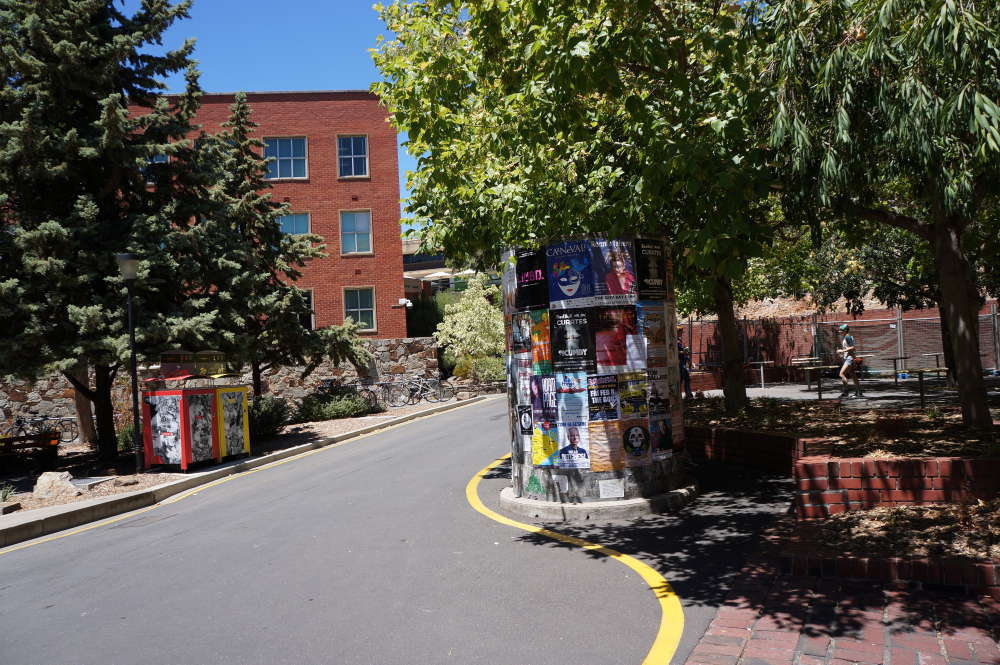
#> input picture StitchingImg/I4/DSC02933.jpeg, 2000 x 1329 px (shown at 1/2 size); its folder holds 4 pictures in this run
$ python imageStitching.py   (older library calls are emulated)
#> lines starting #> are read from the running program, lines starting #| are printed output that depends on the picture
# Stitching image to make panorama
import cv2

from blending import Blender
import glob
import numpy as np
import os
from tqdm import tqdm

def detectFeaturesAndMatch(img1, img2, nFeaturesReturn = 30):
    '''
    takes in two images, and returns a set of correspondences between the two images matched using ORB features, sorted from best to worst match using an L2 norm distance.
    '''
    kp1, des1 = orb.detectAndCompute(img1,None)
    kp2, des2 = orb.detectAndCompute(img2,None)
    matches = bf.match(des1,des2)
    matches = sorted(matches, key = lambda x:x.distance)
    correspondences = []
    for match in matches:
        correspondences.append((kp1[match.queryIdx].pt, kp2[match.trainIdx].pt))
    print('Totally', len(correspondences), 'matches')
    src = np.float32([ m[0] for m in correspondences[:nFeaturesReturn] ]).reshape(-1,1,2)
    dst = np.float32([ m[1] for m in correspondences[:nFeaturesReturn] ]).reshape(-1,1,2)
    # tempImg = cv2.drawMatches(img2, kp1, img2, kp2, matches, None, flags = 2)
    # cv2.imwrite('matches.png', tempImg)
    # exit()
    return np.array(correspondences[:nFeaturesReturn]), src, dst

def getHomography(matches):
    '''
    Takes in the points of correspondences and returns the homography matrix by
    solving for the best fit transform using SVD.
    '''
    A = np.zeros((2*len(matches), 9))
    for i, match in enumerate(matches):
        src = match[0]
        dst = match[1]
        x1 = src[0]
        x2 = dst[0]
        y1 = src[1]
        y2 = dst[1]
        A[2*i] = np.array([x1, y1, 1, 0, 0, 0, -x1*x2, -y1*x2, -x2])
        A[2*i+1] = np.array([0, 0, 0, x1, y1, 1, -x1*y2, -y1*y2, -y2])

    U, S, V = np.linalg.svd(A)
    H = np.reshape(V[-1], (3, 3) )
    return H

def getBestHomographyRANSAC(matches, trials = 10000, threshold = 10, toChooseSamples = 4):
    '''
    Applies the RANSAC algorithm and tries out different homography matrices to compute the best matrix.
    '''
    finalH = None
    nMaxInliers = 0
    randomSample = None
    for trialIndex in tqdm(range(trials)):
        inliers = []
        # randomly sample from the correspondences, and then compute homography matrix
        # after finding homography, see if the number of inliers is the best so far. If yes, we take that homography.
        # the number of correspondences for which we can compute the homography is a parameter.
        randomSample = matches[np.random.choice(len(matches), size=toChooseSamples, replace=False)]
        H = getHomography(randomSample)
        for match in matches:
            src = np.append(match[0], 1).T
            dst = np.append(match[1], 1).T
            transformed = np.dot(H, src)
            transformed /= transformed[2]
            if np.linalg.norm(transformed - dst) < threshold:
                inliers.append(match)

        # best match => store
        if len(inliers) > nMaxInliers:
            nMaxInliers = len(inliers)
            finalH = H
    print('Max inliers = ', nMaxInliers)
    return finalH, randomSample

def transformPoint(i, j, H):
    '''
    Helper function that simply transforms the point according to a given homography matrix
    '''
    transformed = np.dot(H, np.array([i, j, 1]))
    transformed /= transformed[2]
    transformed = transformed.astype(np.int)[:2]
    return np.array(transformed)

def transformImage(img, H, dst, forward = False, offset = [0, 0]):
    '''
    Helper function that computes the transformed image after applying homography.
    '''
    h, w, _ = img.shape
    if forward:
        # direct conversion from image to warped image without gap filling.
        coords = np.indices((w, h)).reshape(2, -1)
        coords = np.vstack((coords, np.ones(coords.shape[1]))).astype(np.int)
        transformedPoints = np.dot(H, coords)
        yo, xo = coords[1, :], coords[0, :]
        # projective transform. Output's 3rd index should be one to convert to cartesian coords.
        yt = np.divide(np.array(transformedPoints[1, :]),np.array(transformedPoints[2, :])).astype(np.int)
        xt = np.divide(np.array(transformedPoints[0, :]),np.array(transformedPoints[2, :])).astype(np.int)
        dst[yt + offset[1], xt + offset[0]] = img[yo, xo]
    else:
        # applies inverse sampling to prevent any aliasing and hole effects in output image.
        Hinv = np.linalg.inv(H)
        topLeft = transformPoint(0, 0, H)
        topRight = transformPoint(w-1, 0, H)
        bottomLeft = transformPoint(0, h-1, H)
        bottomRight = transformPoint(w-1, h-1, H)
        box = np.array([topLeft, topRight, bottomLeft, bottomRight])
        minX = np.min(box[:, 0])
        maxX = np.max(box[:, 0])
        minY = np.min(box[:, 1])
        maxY = np.max(box[:, 1])
        # instead of iterating through the pixels, we take indices and do
        # H.C, where C = coordinates to get the transformed pixels.
        coords = np.indices((maxX - minX, maxY - minY)).reshape(2, -1)
        coords = np.vstack((coords, np.ones(coords.shape[1]))).astype(np.int)

        coords[0, :] += minX
        coords[1, :] += minY
        # here, we use the inverse transformation from the transformed bounding box to compute the pixel value of the transformed image.
        transformedPoints = np.dot(Hinv, coords)
        yo, xo = coords[1, :], coords[0, :]

        # projective transform. Output's 3rd index should be one to convert to cartesian coords.
        yt = np.divide(np.array(transformedPoints[1, :]),np.array(transformedPoints[2, :])).astype(np.int)
        xt = np.divide(np.array(transformedPoints[0, :]),np.array(transformedPoints[2, :])).astype(np.int)


        # to prevent out of range errors
        indices = np.where((yt >= 0) & (yt < h) & (xt >= 0) & (xt < w))

        xt = xt[indices]
        yt = yt[indices]

        xo = xo[indices]
        yo = yo[indices]

        # assign pixel values!
        dst[yo + offset[1], xo + offset[0]] = img[yt, xt]

def execute(index1, index2, prevH):
    '''
    Function that, for a given pair of indices, computes the best homography and saves the warped images to disk.
    '''
#> called with index1 = 2, index2 = 1, prevH = array of shape (3, 3)
    warpedImage = np.zeros((4192, 8192, 3))
    img1 = cv2.imread(imagePaths[index1])
#> img1 is the input picture: shape (1329, 2000, 3); mean B, G, R 76.1, 85.3, 88.3
    img2 = cv2.imread(imagePaths[index2])
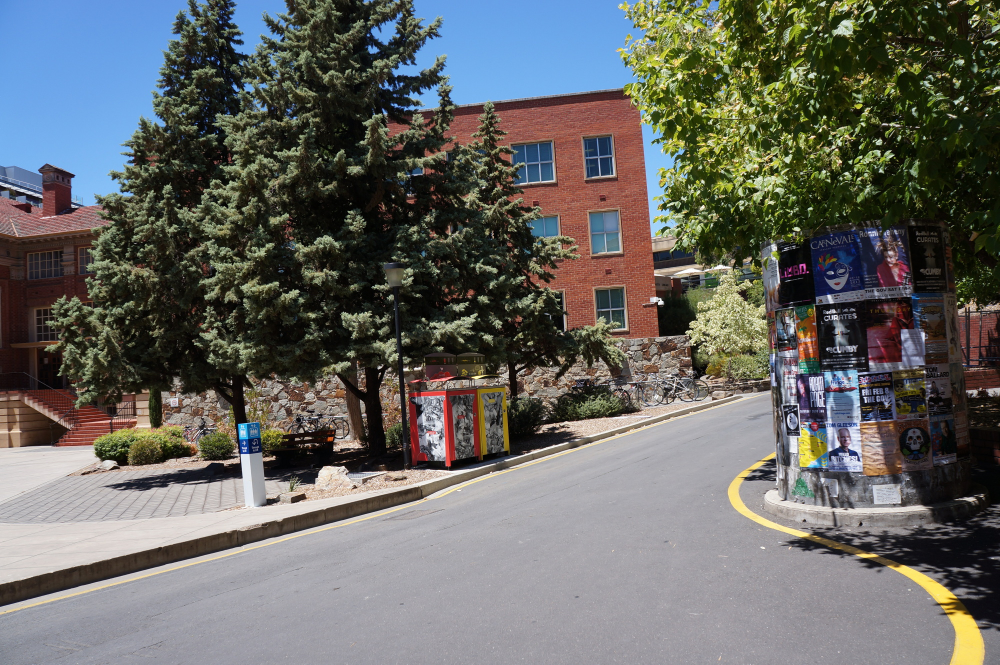
#> input picture StitchingImg/I4/DSC02932.jpeg, 2000 x 1329 px (shown at 1/2 size)
#> img2 is the input picture: shape (1329, 2000, 3); mean B, G, R 99.2, 102.9, 102.2
    print('Original image size = ', img1.shape)
#| Original image size =  (1329, 2000, 3)
    img1 = cv2.resize(img1, shape)
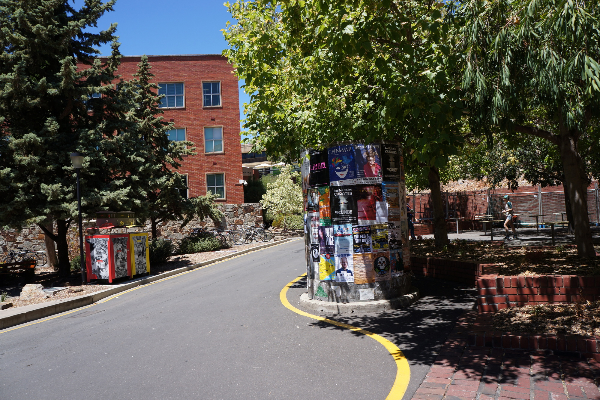
#> img1: shape (400, 600, 3); mean B, G, R 76, 85.2, 88.2
    img2 = cv2.resize(img2,shape)
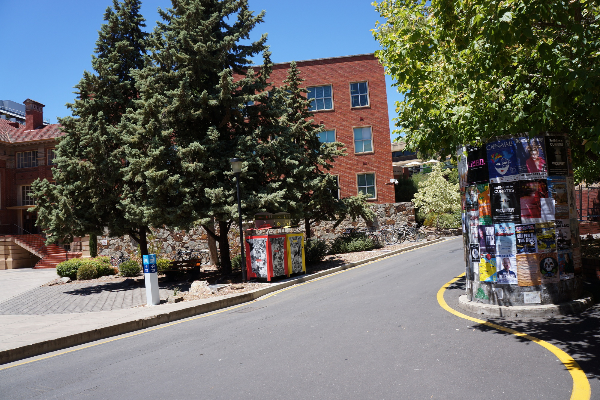
#> img2: shape (400, 600, 3); mean B, G, R 99.1, 102.8, 102.1
    matches, src, dst = detectFeaturesAndMatch(img2, img1)
#> in detectFeaturesAndMatch, `kp1, des1 = orb.detectAndCompute(img1,None)`: kp1 = 500 keypoints; strongest (x, y, size): (396, 182, 31), (68, 279, 31), (491, 243, 31), (141, 278, 31)
#> in detectFeaturesAndMatch, `kp2, des2 = orb.detectAndCompute(img2,None)`: kp2 = 500 keypoints; strongest (x, y, size): (245, 183, 31), (356, 241, 31), (504, 224, 31), (367, 94, 31)
#> in detectFeaturesAndMatch, `matches = bf.match(des1,des2)`: matches = 218 matches
#> after the loop in detectFeaturesAndMatch, `for match in matches:`: correspondences = 218 items
#| Totally 218 matches
#> in detectFeaturesAndMatch, `src = np.float32([ m[0] for m in correspondences[:nFeaturesReturn] ])...`: src = 30 rows, first 8: [412, 199], [483.8, 321.1], [325.6, 257.1], [414, 194], [408.1, 199.1], [281.7, 190.1], [334, 259], [262.8, 268.7]
#> in detectFeaturesAndMatch, `dst = np.float32([ m[1] for m in correspondences[:nFeaturesReturn] ])...`: dst = 30 rows, first 8: [260, 200], [321.1, 318.2], [170, 257.1], [262, 195], [256.3, 199.1], [127.9, 186.6], [180, 260], [104.5, 271.7]
    H, subsetMatches = getBestHomographyRANSAC(matches, trials = trials, threshold = threshold)
#> the loop in getBestHomographyRANSAC, `for trialIndex in tqdm(range(trials)):` made 5000 passes
#> S in getHomography on passes 1, 4, 5, 7, 10, 16, 18, 20, 25, 26, 28: [273772.3, 25393.7, 853.7, 141.6, 27.3, 7.85, 1.82, 0.0133], [260189.8, 21656.6, 831, 144.4, 49.39, 10.25, 3.8, 0.0256], [344756.5, 27067.3, 921.9, 200.4, 72.34, 13.4, 7.4, 0.0587], [318894.8, 33855.3, 890.1, 223.3, 88.69, 19.68, 6.5, 0.0153], [296817.9, 31459.5, 881.2, 182.1, 38.1, 10.39, 3.84, 0.0155], [219577.8, 51898.9, 709.9, 326.9, 94.3, 32.14, 13.5, 0.0329], [281695.5, 47567.2, 859.7, 251.8, 36.05, 21.15, 2.05, 0.016], [363108, 23590.9, 933.2, 225.8, 96.01, 33.43, 8.7, 0.0175], [236266.5, 27014.5, 779.9, 187.8, 67.86, 18.63, 1.47, 0.011], [242754.4, 27727.8, 793, 199.7, 68.82, 17.65, 2, 0.00794], [298899.7, 18385.4, 898.2, 126.5, 33.14, 6.3, 2.47, 0.00154]
#> after the loop in getBestHomographyRANSAC, `for trialIndex in tqdm(range(trials)):`: nMaxInliers = 27
#| Max inliers =  27
#> H = [[-0.0059, 0.000195, 0.968], [-0.000674, -0.0054, 0.252], [-2.7e-06, 1.9e-08, -0.00438]]
    prevH = np.dot(prevH, H)
#> prevH has the same summary as H
    transformImage(img2, prevH, dst = warpedImage, offset = offset)
#> in transformImage, `Hinv = np.linalg.inv(H)`: Hinv = [[-153.2, -5.66, -34140.8], [23.53, -184.4, -5384.1], [0.0943, 0.00269, -207.1]]
#> in transformPoint, `transformed = np.dot(H, np.array([i, j, 1]))`: transformed = [0.968, 0.252, -0.00438]
#> in transformPoint, `transformed /= transformed[2]`: transformed = [-220.7, -57.37, 1]
#> in transformPoint, `transformed = transformed.astype(np.int)[:2]`: transformed = [-220, -57]
#> in transformImage, `topRight = transformPoint(w-1, 0, H)`: topRight = [427, 25]
#> in transformImage, `bottomLeft = transformPoint(0, h-1, H)`: bottomLeft = [-238, 434]
#> in transformImage, `bottomRight = transformPoint(w-1, h-1, H)`: bottomRight = [415, 384]
#> in transformImage, `box = np.array([topLeft, topRight, bottomLeft, bottomRight])`: box = [[-220, -57], [427, 25], [-238, 434], [415, 384]]
#> in transformImage, `minX = np.min(box[:, 0])`: minX = -238
#> in transformImage, `maxX = np.max(box[:, 0])`: maxX = 427
#> in transformImage, `minY = np.min(box[:, 1])`: minY = -57
#> in transformImage, `maxY = np.max(box[:, 1])`: maxY = 434

#> (the run stopped early here; a loop or call above may not have finished)
